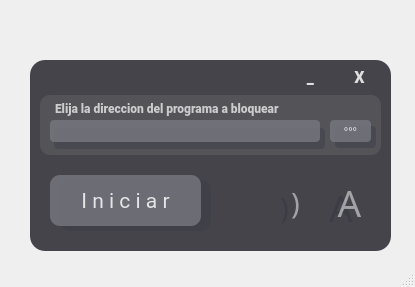
<?xml version="1.0" encoding="UTF-8"?>
<ui version="4.0">
     <class>BlockOnce</class>
     <widget class="QMainWindow" name="BlockOnce">
          <property name="enabled">
               <bool>true</bool>
          </property>
          <property name="geometry">
               <rect>
                    <x>0</x>
                    <y>0</y>
                    <width>415</width>
                    <height>287</height>
               </rect>
          </property>
          <property name="sizePolicy">
               <sizepolicy hsizetype="Ignored" vsizetype="Ignored">
                    <horstretch>0</horstretch>
                    <verstretch>0</verstretch>
               </sizepolicy>
          </property>
          <property name="minimumSize">
               <size>
                    <width>415</width>
                    <height>287</height>
               </size>
          </property>
          <property name="maximumSize">
               <size>
                    <width>415</width>
                    <height>287</height>
               </size>
          </property>
          <property name="windowTitle">
               <string>BlockOnce</string>
          </property>
          <widget class="QWidget" name="centralwidget">
               <widget class="QWidget" name="background" native="true">
                    <property name="geometry">
                         <rect>
                              <x>20</x>
                              <y>20</y>
                              <width>381</width>
                              <height>241</height>
                         </rect>
                    </property>
                    <property name="styleSheet">
                         <string notr="true">QPushButton {
	color: rgba(255, 255, 255,210);
	background-color: rgba(120, 120, 130,199);
	border-color: rgba(120,120,130,199);
}
QPushButton:hover{
	background-color: rgba(90, 90, 100,220);
	border-color: rgba(150,150,160,220);
}
QPushButton:pressed {
	color: rgba(255, 255, 255,240);
	background-color: rgba(150, 150, 160,199);
	border-color: rgba(150,150,160,199);
}
QPushButton#btn_github{
	border-radius:5px;
	color: rgba(255, 255, 255,130);
	background-color: rgba(0,0,0,0);
}
QPushButton#btn_github:hover{
	border-radius:5px;
	color: rgba(225, 225, 225,130);
	background-color: rgba(0,0,0,0);
}
QPushButton#btn_github:pressed{
	border-radius:5px;
	color: rgba(255, 255, 255,170);
	background-color: rgba(0,0,0,0);
}
QPushButton#btn_logo{
	border-radius:5px;
	color: rgba(255, 255, 255,130);
	background-color: rgba(0,0,0,0);
}
QPushButton#btn_logo:hover{
	border-radius:5px;
	color: rgba(225, 225, 225,130);
	background-color: rgba(0,0,0,0);
}
QPushButton#btn_logo:pressed{
	border-radius:5px;
	color: rgba(255, 255, 255,170);
	background-color: rgba(0,0,0,0);
}
QPushButton#btn_close{
	background-color: rgba(0, 0, 0,0);
}
QPushButton#btn_close:hover{
	background-color: rgba(170, 70, 77,220);
}
QPushButton#btn_close:pressed{
	background-color: rgba(190, 90, 97,220);
}
QPushButton#btn_minimized{
	background-color: rgba(0, 0, 0,0);
}
QPushButton#btn_minimized:hover{
	background-color: rgba(90, 90, 100,220);
	border-color: rgba(150,150,160,220);
}
QPushButton#btn_minimized:pressed {
	color: rgba(255, 255, 255,240);
	background-color: rgba(150, 150, 160,199);
	border-color: rgba(150,150,160,199);
}</string>
                    </property>
                    <widget class="QPushButton" name="btn_github">
                         <property name="geometry">
                              <rect>
                                   <x>250</x>
                                   <y>157</y>
                                   <width>51</width>
                                   <height>51</height>
                              </rect>
                         </property>
                         <property name="font">
                              <font>
                                   <family>Social Media Circled</family>
                                   <pointsize>22</pointsize>
                              </font>
                         </property>
                         <property name="styleSheet">
                              <string notr="true">background-color: 0,0,0,0;</string>
                         </property>
                         <property name="text">
                              <string>)</string>
                         </property>
                    </widget>
                    <widget class="QLabel" name="label">
                         <property name="geometry">
                              <rect>
                                   <x>10</x>
                                   <y>40</y>
                                   <width>361</width>
                                   <height>191</height>
                              </rect>
                         </property>
                         <property name="styleSheet">
                              <string notr="true">background-color: rgba(40, 40, 47,220);
border-radius: 15px;</string>
                         </property>
                         <property name="text">
                              <string/>
                         </property>
                    </widget>
                    <widget class="QLineEdit" name="lineEdit">
                         <property name="enabled">
                              <bool>false</bool>
                         </property>
                         <property name="geometry">
                              <rect>
                                   <x>30</x>
                                   <y>100</y>
                                   <width>270</width>
                                   <height>22</height>
                              </rect>
                         </property>
                         <property name="font">
                              <font>
                                   <family>Roboto</family>
                                   <weight>75</weight>
                                   <bold>true</bold>
                              </font>
                         </property>
                         <property name="styleSheet">
                              <string notr="true">color: #ffffff;
background-color: rgba(120, 120, 130,199);
border-color: rgba(120,120,130,199);
border-radius:4px;</string>
                         </property>
                         <property name="text">
                              <string/>
                         </property>
                    </widget>
                    <widget class="QPushButton" name="btn_explorer">
                         <property name="geometry">
                              <rect>
                                   <x>310</x>
                                   <y>100</y>
                                   <width>41</width>
                                   <height>22</height>
                              </rect>
                         </property>
                         <property name="font">
                              <font>
                                   <pointsize>8</pointsize>
                                   <weight>50</weight>
                                   <bold>false</bold>
                              </font>
                         </property>
                         <property name="styleSheet">
                              <string notr="true">color: #ffffff;
border-radius:4px;</string>
                         </property>
                         <property name="text">
                              <string>°°°</string>
                         </property>
                         <property name="default">
                              <bool>true</bool>
                         </property>
                    </widget>
                    <widget class="QPushButton" name="btn_start">
                         <property name="enabled">
                              <bool>true</bool>
                         </property>
                         <property name="geometry">
                              <rect>
                                   <x>30</x>
                                   <y>155</y>
                                   <width>151</width>
                                   <height>51</height>
                              </rect>
                         </property>
                         <property name="font">
                              <font>
                                   <family>Roboto</family>
                                   <pointsize>16</pointsize>
                                   <weight>50</weight>
                                   <bold>false</bold>
                                   <underline>false</underline>
                                   <strikeout>false</strikeout>
                              </font>
                         </property>
                         <property name="styleSheet">
                              <string notr="true">border-radius: 10px;
                              </string>
                         </property>
                         <property name="text">
                              <string>I n i c i a r</string>
                         </property>
                    </widget>
                    <widget class="QLabel" name="label_2">
                         <property name="geometry">
                              <rect>
                                   <x>40</x>
                                   <y>160</y>
                                   <width>151</width>
                                   <height>51</height>
                              </rect>
                         </property>
                         <property name="styleSheet">
                              <string notr="true">border-radius: 10px;
color: rgba(255, 255, 255,210);
background-color: rgba(60, 60, 70,120);</string>
                         </property>
                         <property name="text">
                              <string/>
                         </property>
                    </widget>
                    <widget class="QLabel" name="label_3">
                         <property name="geometry">
                              <rect>
                                   <x>34</x>
                                   <y>108</y>
                                   <width>271</width>
                                   <height>21</height>
                              </rect>
                         </property>
                         <property name="styleSheet">
                              <string notr="true">border-radius:4px;
color: rgba(255, 255, 255,210);
background-color: rgba(60, 60, 70,120);</string>
                         </property>
                         <property name="text">
                              <string/>
                         </property>
                    </widget>
                    <widget class="QLabel" name="label_4">
                         <property name="geometry">
                              <rect>
                                   <x>315</x>
                                   <y>106</y>
                                   <width>41</width>
                                   <height>22</height>
                              </rect>
                         </property>
                         <property name="styleSheet">
                              <string notr="true">border-radius:4px;
color: rgba(255, 255, 255,210);
background-color: rgba(60, 60, 70,120);</string>
                         </property>
                         <property name="text">
                              <string/>
                         </property>
                    </widget>
                    <widget class="QLabel" name="label_5">
                         <property name="geometry">
                              <rect>
                                   <x>260</x>
                                   <y>167</y>
                                   <width>41</width>
                                   <height>41</height>
                              </rect>
                         </property>
                         <property name="font">
                              <font>
                                   <family>Social Media Circled</family>
                                   <pointsize>22</pointsize>
                              </font>
                         </property>
                         <property name="styleSheet">
                              <string notr="true">color: rgba(60, 60, 70,255);</string>
                         </property>
                         <property name="text">
                              <string>)</string>
                         </property>
                    </widget>
                    <widget class="QPushButton" name="btn_logo">
                         <property name="geometry">
                              <rect>
                                   <x>304</x>
                                   <y>157</y>
                                   <width>51</width>
                                   <height>51</height>
                              </rect>
                         </property>
                         <property name="font">
                              <font>
                                   <family>Untitled1</family>
                                   <pointsize>28</pointsize>
                              </font>
                         </property>
                         <property name="styleSheet">
                              <string notr="true"/>
                         </property>
                         <property name="text">
                              <string>A</string>
                         </property>
                    </widget>
                    <widget class="QLabel" name="label_7">
                         <property name="geometry">
                              <rect>
                                   <x>309</x>
                                   <y>162</y>
                                   <width>51</width>
                                   <height>51</height>
                              </rect>
                         </property>
                         <property name="font">
                              <font>
                                   <family>Untitled1</family>
                                   <pointsize>28</pointsize>
                              </font>
                         </property>
                         <property name="styleSheet">
                              <string notr="true">color: rgba(60, 60, 70,255);
background-color: rgba(0,0,0,0);</string>
                         </property>
                         <property name="text">
                              <string>A</string>
                         </property>
                    </widget>
                    <widget class="QLabel" name="label_8">
                         <property name="geometry">
                              <rect>
                                   <x>20</x>
                                   <y>75</y>
                                   <width>341</width>
                                   <height>60</height>
                              </rect>
                         </property>
                         <property name="styleSheet">
                              <string notr="true">background-color: rgba(255,255,255,20);
border-radius: 10px</string>
                         </property>
                         <property name="text">
                              <string/>
                         </property>
                    </widget>
                    <widget class="QLabel" name="label_9">
                         <property name="geometry">
                              <rect>
                                   <x>35</x>
                                   <y>80</y>
                                   <width>251</width>
                                   <height>16</height>
                              </rect>
                         </property>
                         <property name="font">
                              <font>
                                   <family>Roboto Black</family>
                                   <weight>75</weight>
                                   <bold>true</bold>
                              </font>
                         </property>
                         <property name="styleSheet">
                              <string notr="true">color: rgba(255,255,255,180);</string>
                         </property>
                         <property name="text">
                              <string>Elija la direccion del programa a bloquear</string>
                         </property>
                    </widget>
                    <widget class="QPushButton" name="btn_close">
                         <property name="geometry">
                              <rect>
                                   <x>319</x>
                                   <y>44</y>
                                   <width>41</width>
                                   <height>26</height>
                              </rect>
                         </property>
                         <property name="font">
                              <font>
                                   <family>Roboto Black</family>
                                   <pointsize>12</pointsize>
                                   <weight>75</weight>
                                   <bold>true</bold>
                              </font>
                         </property>
                         <property name="styleSheet">
                              <string notr="true">border-radius: 7px;</string>
                         </property>
                         <property name="text">
                              <string>X</string>
                         </property>
                    </widget>
                    <widget class="QPushButton" name="btn_minimized">
                         <property name="geometry">
                              <rect>
                                   <x>270</x>
                                   <y>44</y>
                                   <width>41</width>
                                   <height>26</height>
                              </rect>
                         </property>
                         <property name="font">
                              <font>
                                   <family>Roboto Black</family>
                                   <pointsize>12</pointsize>
                                   <weight>75</weight>
                                   <bold>true</bold>
                              </font>
                         </property>
                         <property name="styleSheet">
                              <string notr="true">border-radius: 7px;</string>
                         </property>
                         <property name="text">
                              <string>_</string>
                         </property>
                    </widget>
                    <zorder>label</zorder>
                    <zorder>label_8</zorder>
                    <zorder>label_7</zorder>
                    <zorder>label_2</zorder>
                    <zorder>btn_start</zorder>
                    <zorder>label_3</zorder>
                    <zorder>lineEdit</zorder>
                    <zorder>label_4</zorder>
                    <zorder>btn_explorer</zorder>
                    <zorder>label_5</zorder>
                    <zorder>btn_github</zorder>
                    <zorder>btn_logo</zorder>
                    <zorder>label_9</zorder>
                    <zorder>btn_close</zorder>
                    <zorder>btn_minimized</zorder>
               </widget>
          </widget>
          <widget class="QStatusBar" name="statusbar"/>
     </widget>
     <resources>
          <include location="../Images/QRC/res.py"/>
     </resources>
     <connections/>
</ui>
